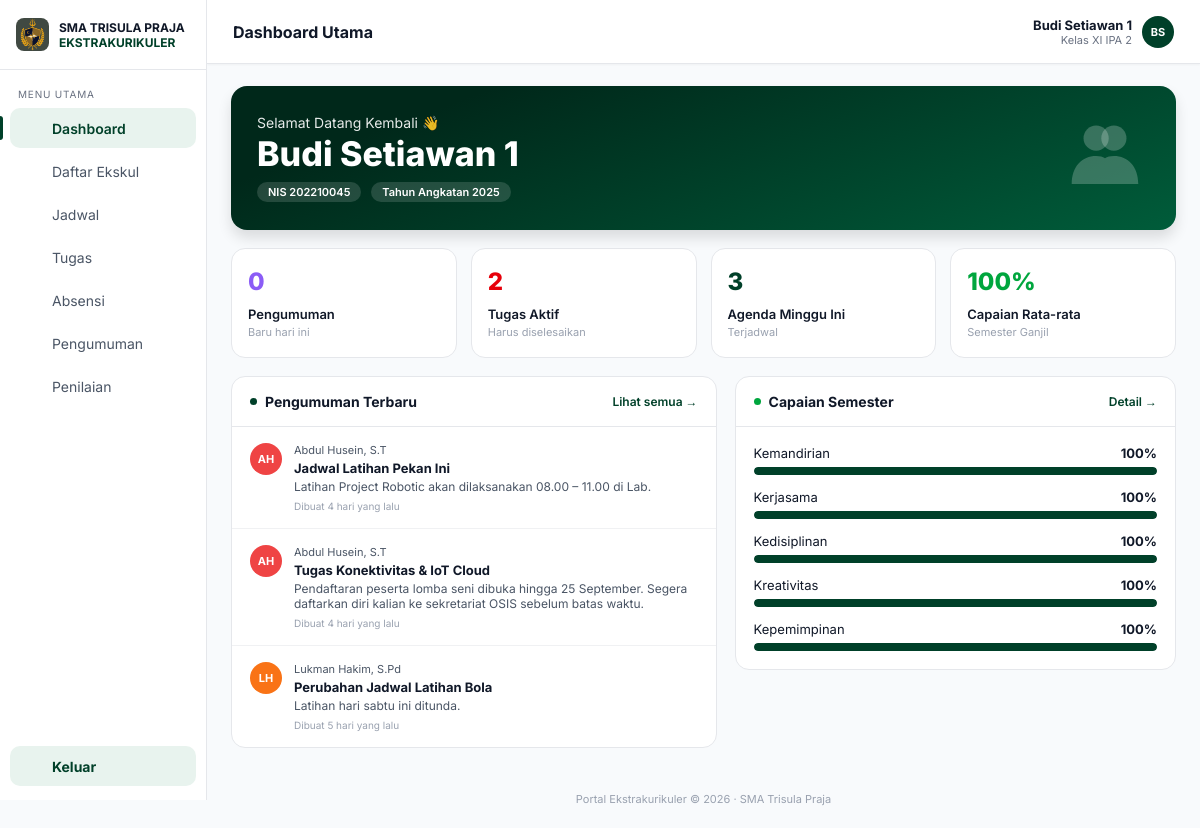
Screenshot of /portal-trisula/dashboard_siswa.php (signed in) with the database file from the repository.
### tables this page shows
CREATE TABLE `users` (
  `id` int UNSIGNED NOT NULL,
  `username` varchar(50) NOT NULL,
  `password` varchar(255) NOT NULL,
  `nama` varchar(100) NOT NULL,
  `role` enum('siswa','pembimbing') NOT NULL DEFAULT 'siswa',
  `nis` varchar(20) DEFAULT NULL,
  `angkatan` year DEFAULT NULL,
  `kelas` varchar(30) DEFAULT NULL,
  `created_at` timestamp NULL DEFAULT CURRENT_TIMESTAMP
);

CREATE TABLE `info_pengumuman` (
  `id` int UNSIGNED NOT NULL,
  `ekskul_id` int UNSIGNED NOT NULL,
  `penulis` varchar(100) NOT NULL DEFAULT '',
  `judul` varchar(150) NOT NULL,
  `isi` text NOT NULL,
  `created_at` datetime NOT NULL DEFAULT CURRENT_TIMESTAMP
);

CREATE TABLE `ekskul_nilai` (
  `id` int UNSIGNED NOT NULL,
  `siswa_id` int UNSIGNED NOT NULL,
  `aspek` varchar(50) NOT NULL,
  `nilai` tinyint UNSIGNED NOT NULL,
  `catatan` varchar(255) NOT NULL DEFAULT '',
  `semester` varchar(30) NOT NULL,
  `urutan` tinyint UNSIGNED NOT NULL DEFAULT '0',
  `created_at` datetime NOT NULL DEFAULT CURRENT_TIMESTAMP
);

### portal-trisula/includes/auth.php (called while the page is built, shortened)
<?php
function e(?string $v): string
{
    return htmlspecialchars($v ?? '', ENT_QUOTES, 'UTF-8');
}

### portal-trisula/dashboard_siswa.php (the view, shortened to what this page needs)
<?php
require __DIR__ . '/includes/auth.php';
require __DIR__ . '/includes/siswa_layout.php';
$session = require_role('siswa');
$pdo     = db();
$st = $pdo->prepare('SELECT nama, nis, angkatan, kelas FROM users WHERE id = ?');
$st->execute([$session['id']]);
$user = $st->fetch() ?: $session;
$st = $pdo->prepare("SELECT COUNT(*) FROM info_pengumuman a
                     JOIN pendaftaran p ON p.ekskul_id = a.ekskul_id AND p.siswa_id = ? AND p.status = 'disetujui'
                     WHERE a.created_at >= NOW() - INTERVAL 2 DAY");
$st->execute([$session['id']]);
$jmlPengumuman = (int) $st->fetchColumn();
$st = $pdo->prepare("SELECT COUNT(*) FROM tugas WHERE siswa_id = ? AND status = 'aktif'");
$st->execute([$session['id']]);
$jmlTugas = (int) $st->fetchColumn();
$jmlAgenda = (int) $pdo->query('SELECT COUNT(*) FROM jadwal')->fetchColumn();
$st = $pdo->prepare('SELECT aspek, nilai FROM ekskul_nilai
                     WHERE siswa_id = ? AND semester = (SELECT semester FROM ekskul_nilai WHERE siswa_id = ? ORDER BY id DESC LIMIT 1)
                     ORDER BY urutan, id');
$st->execute([$session['id'], $session['id']]);
$capaian = $st->fetchAll();
$rata    = $capaian ? (int) round(array_sum(array_column($capaian, 'nilai')) / count($capaian)) : 0;
$st = $pdo->prepare("SELECT COALESCE(NULLIF(a.penulis, ''), e.pembimbing, 'Pembimbing') AS penulis, a.judul, a.isi, a.created_at
                     FROM info_pengumuman a
                     JOIN ekskul e ON e.id = a.ekskul_id
                     JOIN pendaftaran p ON p.ekskul_id = a.ekskul_id AND p.siswa_id = ? AND p.status = 'disetujui'
                     ORDER BY a.created_at DESC, a.id DESC LIMIT 3");
$st->execute([$session['id']]);
$pengumuman = $st->fetchAll();
$kartu = [
    ['angka' => $jmlPengumuman, 'judul' => 'Pengumuman',       'ket' => 'Baru hari ini',      'warna' => '#8b5cf6'],
    ['angka' => $jmlTugas,      'judul' => 'Tugas Aktif',      'ket' => 'Harus diselesaikan', 'warna' => '#e7000b'],
    ['angka' => $jmlAgenda,     'judul' => 'Agenda Minggu Ini','ket' => 'Terjadwal',          'warna' => '#004029'],
    ['angka' => $rata . '%',    'judul' => 'Capaian Rata-rata','ket' => 'Semester Ganjil',    'warna' => '#00a63e'],
];
siswa_header('Dashboard Utama', 'dashboard', $user);
?>
<section class="banner">
    <div>
        <p>Selamat Datang Kembali 👋</p>
        <h2><?= e($user['nama']) ?></h2>
        <span class="pill">NIS <?= e($user['nis']) ?></span>
        <span class="pill">Tahun Angkatan <?= e((string) $user['angkatan']) ?></span>
    </div>
    <svg class="banner-ico" viewBox="0 0 100 100" aria-hidden="true"><circle cx="38" cy="30" r="17"/><circle cx="62" cy="30" r="17"/><path d="M5 92c0-24 14-38 33-38 5 0 9 1 12 3 3-2 7-3 12-3 19 0 33 14 33 38z"/></svg>
</section>
<section class="stats">
    <?php foreach ($kartu as $k): ?>
        <article class="stat">
            <strong style="color:<?= e($k['warna']) ?>"><?= e((string) $k['angka']) ?></strong>
            <b><?= e($k['judul']) ?></b>
            <small><?= e($k['ket']) ?></small>
        </article>
    <?php endforeach; ?>
</section>
<section class="grid2">
    <article class="panel">
        <header class="panel-head">
            <h3><i class="dot" style="background:#004029"></i> Pengumuman Terbaru</h3>
            <a href="pengumuman.php">Lihat semua →</a>
        </header>
        <?php foreach ($pengumuman as $p): ?>
            <div class="news">
                <span class="avatar" style="background:<?= e(avatar_color($p['penulis'])) ?>"><?= e(initials($p['penulis'])) ?></span>
                <div>
                    <small><?= e($p['penulis']) ?></small>
                    <h4><?= e($p['judul']) ?></h4>
                    <p><?= e($p['isi']) ?></p>
                    <small class="muted">Dibuat <?= e(time_ago($p['created_at'])) ?></small>
                </div>
            </div>
        <?php endforeach; ?>
    </article>
    <article class="panel panel--short">
        <header class="panel-head">
            <h3><i class="dot" style="background:#00a63e"></i> Capaian Semester</h3>
            <a href="penilaian.php">Detail →</a>
        </header>
        <div class="bars">
            <?php foreach ($capaian as $c): ?>
                <div class="bar">
                    <div><span><?= e($c['aspek']) ?></span><b><?= (int) $c['nilai'] ?>%</b></div>
                    <div class="track"><i style="width:<?= (int) $c['nilai'] ?>%"></i></div>
                </div>
            <?php endforeach; ?>
        </div>
    </article>
</section>
<?php siswa_footer();

### portal-trisula/includes/siswa_layout.php (shortened to what this page needs)
<?php
function icon(string $name): string
{
    $p = [
        'dashboard'  => '<rect x="3" y="3" width="7" height="7" rx="1"/><rect x="14" y="3" width="7" height="7" rx="1"/><rect x="3" y="14" width="7" height="7" rx="1"/><rect x="14" y="14" width="7" height="7" rx="1"/>',
        'ekskul'     => '<path d="M8 6h13M8 12h13M8 18h13"/><circle cx="4" cy="6" r="1"/><circle cx="4" cy="12" r="1"/><circle cx="4" cy="18" r="1"/>',
        'jadwal'     => '<rect x="3" y="5" width="18" height="16" rx="2"/><path d="M3 10h18M8 3v4M16 3v4"/>',
        'tugas'      => '<rect x="5" y="4" width="14" height="17" rx="2"/><path d="M9 4h6v3H9zM9 12h6M9 16h6"/>',
        'absensi'    => '<circle cx="12" cy="8" r="4"/><path d="M4 21a8 8 0 0 1 16 0"/>',
        'pengumuman' => '<rect x="3" y="7" width="18" height="12" rx="2"/><path d="M9 7V5h6v2"/>',
        'penilaian'  => '<path d="M6 20V10M12 20V4M18 20v-7"/>',
        'keluar'     => '<path d="M9 21H5a2 2 0 0 1-2-2V5a2 2 0 0 1 2-2h4M16 17l5-5-5-5M21 12H9"/>',
    ];
    return '<svg viewBox="0 0 24 24" width="20" height="20" fill="none" stroke="currentColor" stroke-width="1.8" stroke-linecap="round" stroke-linejoin="round" aria-hidden="true">' . ($p[$name] ?? '') . '</svg>';
}
function initials(string $nama): string
{
    $nama  = trim(explode(',', $nama)[0]);
    $parts = preg_split('/\s+/', $nama) ?: [];
    $out   = '';
    foreach (array_slice($parts, 0, 2) as $w) {
        $out .= mb_strtoupper(mb_substr($w, 0, 1));
    }
    return $out;
}
function avatar_color(string $nama): string
{
    $palette = ['#f97316', '#06b6d4', '#8b5cf6', '#ef4444', '#16a34a'];
    return $palette[crc32($nama) % count($palette)];
}
function time_ago(string $datetime): string
{
    $diff = max(0, time() - strtotime($datetime));
    return intdiv($diff, 86400) . ' hari yang lalu';
}
function siswa_header(string $title, string $active, array $user): void
{
    $menu = [
        'dashboard'  => ['Dashboard',    'dashboard_siswa.php'],
        'ekskul'     => ['Daftar Ekskul', 'daftar_ekskul.php'],
        'jadwal'     => ['Jadwal',       'jadwal.php'],
        'tugas'      => ['Tugas',        'tugas.php'],
        'absensi'    => ['Absensi',      'absensi.php'],
        'pengumuman' => ['Pengumuman',   'pengumuman.php'],
        'penilaian'  => ['Penilaian',    'penilaian.php'],
    ];
    ?>
<!DOCTYPE html>
<html lang="id">
<head>
    <link rel="stylesheet" href="assets/css/dashboard.css">
</head>
<body class="app">
<aside class="sidebar">
    <div class="brand">
        <img src="assets/img/logo.png" alt="" onerror="this.style.visibility='hidden'">
        <div><b>SMA TRISULA PRAJA</b><span>EKSTRAKURIKULER</span></div>
    </div>
    <p class="menu-label">MENU UTAMA</p>
    <nav>
        <?php foreach ($menu as $key => [$label, $href]): ?>
            <a href="<?= e($href) ?>" class="<?= $key === $active ? 'active' : '' ?>">
                <?= icon($key) ?> <span><?= e($label) ?></span>
            </a>
        <?php endforeach; ?>
    </nav>
    <a href="logout.php" class="logout"><?= icon('keluar') ?> <span>Keluar</span></a>
</aside>
<div class="content">
    <header class="top">
        <h1><?= e($title) ?></h1>
        <a href="profil.php" class="who" style="text-decoration:none;color:inherit">
            <span class="avatar" style="background:#004029"><?= e(initials($user['nama'])) ?></span>
            <div><b><?= e($user['nama']) ?></b><small><?= e($user['kelas'] ?? '') ?></small></div>
        </a>
    </header>
    <main class="page">
<?php
}
function siswa_footer(): void
{
    ?>
    </main>
    <footer class="foot">Portal Ekstrakurikuler © <?= date('Y') ?> · SMA Trisula Praja</footer>
</div>
</body>
</html>
<?php
}

### rows the page displays
users: nama "BS", nama "Budi Setiawan 1", kelas "Kelas XI IPA 2", nis "202210045", angkatan "2025"
info_pengumuman: penulis "AH", penulis "Abdul Husein, S.T", judul "Jadwal Latihan Pekan Ini", isi "Latihan Project Robotic akan dilaksanakan 08.00 – 11.00 di Lab.", created_at "4 hari yang lalu"
info_pengumuman: penulis "AH", penulis "Abdul Husein, S.T", judul "Tugas Konektivitas & IoT Cloud", isi "Pendaftaran peserta lomba seni dibuka hingga 25 September. Segera daftarkan diri kalian ke sekretariat OSIS sebelum batas waktu.", created_at "4 hari yang lalu"
info_pengumuman: penulis "LH", penulis "Lukman Hakim, S.Pd", judul "Perubahan Jadwal Latihan Bola", isi "Latihan hari sabtu ini ditunda.", created_at "5 hari yang lalu"
ekskul_nilai: aspek "Kemandirian", nilai "100"
ekskul_nilai: aspek "Kerjasama", nilai "100"
ekskul_nilai: aspek "Kedisiplinan", nilai "100"
ekskul_nilai: aspek "Kreativitas", nilai "100"
ekskul_nilai: aspek "Kepemimpinan", nilai "100"

### other values shown
$label "Dashboard"
$label "Daftar Ekskul"
$label "Jadwal"
$label "Tugas"
$label "Absensi"
$label "Pengumuman"
$label "Penilaian"
$title "Dashboard Utama"
$k['angka'] "0"
$k['judul'] "Pengumuman"
$k['ket'] "Baru hari ini"
$k['angka'] "2"
$k['judul'] "Tugas Aktif"
$k['ket'] "Harus diselesaikan"
$k['angka'] "3"
